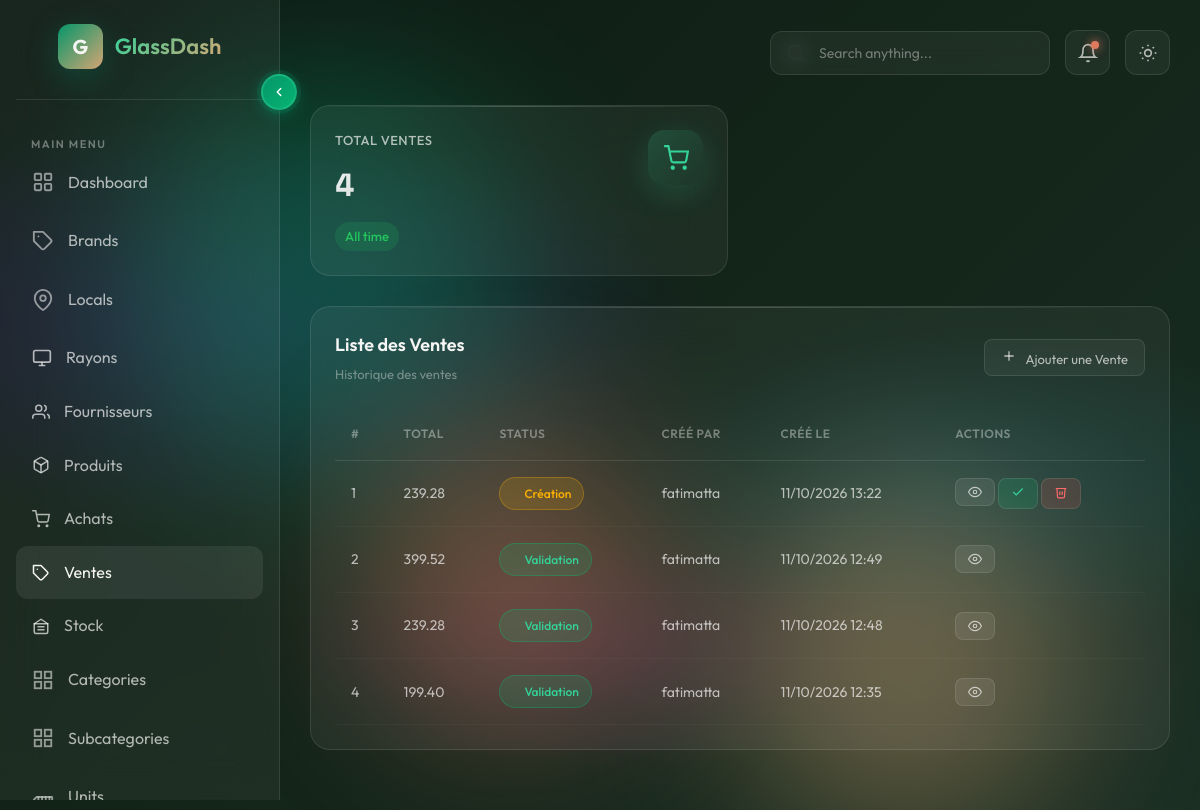
Screenshot of /vente/ (signed in) with the database file from the repository.
### myapp/models.py (models this page shows, shortened)
class SoftDeleteModel(models.Model):
    deleted_at = models.DateTimeField(null=True, blank=True)
    objects = SoftDeleteManager()      # default: excludes deleted
    all_objects = models.Manager()     # explicit: includes deleted
    class Meta:
        abstract = True

class Vente(SoftDeleteModel):
    STATUS_CHOICES = [
        ('creation', 'Création'),
        ('validation', 'Validation'),
    ]
    total  = models.DecimalField(max_digits=10, decimal_places=2, default=0)
    status = models.CharField(max_length=20, choices=STATUS_CHOICES, default='creation')
    user   = models.ForeignKey(
        settings.AUTH_USER_MODEL, on_delete=models.CASCADE, related_name='ventes'
    )
    created_at = models.DateTimeField(auto_now_add=True)
    updated_at = models.DateTimeField(auto_now=True)
    history = HistoricalRecords()
    class Meta:
        ordering = ['-created_at']
        permissions = [
            ('can_validate_vente', 'Can validate a vente (decreases stock)'),
        ]

class User(AbstractUser):
    LANGUAGE_CHOICES = [
        ('en', 'English'),
        ('fr', 'French'),
        ('ar', 'Arabic'),
    ]
    shop_name = models.CharField(max_length=100, blank=True)
    language  = models.CharField(
        max_length=10,
        choices=LANGUAGE_CHOICES,
        default='en'
    )
    history = HistoricalRecords()
    class Meta:
        permissions = [
            ('can_view_analytics',  'Can view the analytics dashboard'),
            ('can_export_users',    'Can export the users list'),
            ('can_manage_settings', 'Can change application settings'),
            ('can_publish_post',    'Can publish posts/announcements'),
        ]

### myapp/views.py (the view)
# urls.py: path('vente/', views.vente_create, name='vente_create'),
@login_required
def vente_create(request):
    ventes = Vente.objects.select_related('user').order_by('-created_at')
    return render(request, 'vente.html', {
        'ventes': ventes,
        'can_validate': can_validate_vente(request.user),
    })

### myapp/models.py (called while the page is built)
    def get_queryset(self):
        return SoftDeleteQuerySet(self.model, using=self._db).filter(deleted_at__isnull=True)

### myapp/views.py (called while the page is built)
def can_validate_vente(user):
    return user.is_active and (
        user.is_superuser or
        user.has_perm('myapp.can_validate_vente')
    )

### myapp/templates/vente.html (shortened to what this page needs)
{% extends "base.html" %}
{% load static %}
{% load i18n %}
{% block content %}
<section class="stats-grid">
    <div class="glass-card glass-card-3d stat-card">
        <div class="stat-card-inner">
            <div class="stat-info">
                <h3>{% trans "Total Ventes" %}</h3>
                <div class="stat-value">{{ ventes|length }}</div>
                <span class="stat-change positive">{% trans "All time" %}</span>
            </div>
            <div class="stat-icon cyan">
                <svg viewBox="0 0 24 24" fill="none" stroke="var(--emerald-light)" stroke-width="2">
                    <circle cx="9" cy="21" r="1"/><circle cx="20" cy="21" r="1"/>
                    <path d="M1 1h4l2.68 13.39a2 2 0 0 0 2 1.61h9.72a2 2 0 0 0 2-1.61L23 6H6"/>
                </svg>
            </div>
        </div>
    </div>
</section>
<section class="content-grid" style="grid-template-columns: 1fr;">
    <div class="glass-card table-card">
        <div class="card-header">
            <div>
                <h2 class="card-title">{% trans "Liste des Ventes" %}</h2>
                <p class="card-subtitle">{% trans "Historique des ventes" %}</p>
            </div>
            <div class="card-actions">
                <button class="card-btn" onclick="openVenteModal()">
                    <svg width="16" height="16" viewBox="0 0 24 24" fill="none" stroke="currentColor"
                         stroke-width="2" style="margin-right: 6px;">
                        <line x1="12" y1="5" x2="12" y2="19"/>
                        <line x1="5" y1="12" x2="19" y2="12"/>
                    </svg>
                    {% trans "Ajouter une Vente" %}
                </button>
            </div>
        </div>
        <div class="table-wrapper">
            <table class="data-table">
                <thead>
                    <tr>
                        <th>#</th>
                        <th>{% trans "Total" %}</th>
                        <th>{% trans "Status" %}</th>
                        <th>{% trans "Créé par" %}</th>
                        <th>{% trans "Créé le" %}</th>
                        <th>{% trans "Actions" %}</th>
                    </tr>
                </thead>
                <tbody>
                    {% for vente in ventes %}
                    <tr>
                        <td>{{ forloop.counter }}</td>
                        <td>{{ vente.total }}</td>
                        <td>
                            <span class="status-badge
                                {% if vente.status == 'creation' %}status-creation{% else %}status-validation{% endif %}">
                                {{ vente.get_status_display }}
                            </span>
                        </td>
                        <td>{{ vente.user.shop_name|default:vente.user.username }}</td>
                        <td>{{ vente.created_at|date:"d/m/Y H:i" }}</td>
                        <td>
                             <a href="{% url 'vente_detail' vente.pk %}" class="card-btn"
                                style="padding: 6px 12px; text-decoration: none; display: inline-flex; align-items: center;
                                        background: rgba(255,255,255,0.08);"
                                title="{% trans 'Détails' %}">
                                    <svg width="14" height="14" viewBox="0 0 24 24" fill="none" stroke="currentColor" stroke-width="2">
                                        <path d="M1 12s4-8 11-8 11 8 11 8-4 8-11 8-11-8-11-8z"/>
                                        <circle cx="12" cy="12" r="3"/>
                                    </svg>
                                </a>
                            {% if vente.status != 'validation' %}
                                {% if can_validate %}
                                <button type="button" class="card-btn"
                                    style="padding: 6px 12px; background: rgba(0,200,120,0.15); color: var(--emerald-light);"
                                    data-validate-url="{% url 'vente_validate' vente.pk %}"
                                    onclick="validateVente(this)"
                                    title="{% trans 'Valider la vente' %}">
                                    <svg width="14" height="14" viewBox="0 0 24 24" fill="none" stroke="currentColor" stroke-width="2">
                                        <polyline points="20 6 9 17 4 12"/>
                                    </svg>
                                </button>
                                {% endif %}
                                <button class="card-btn"
                                        style="padding: 6px 12px; background: rgba(255,80,80,0.15); color: #ff6b6b;"
                                        data-id="{{ vente.pk }}"
                                        data-delete-url="{% url 'vente_delete' vente.pk %}"
                                        onclick="openDeleteVenteModal(this)"
                                        title="{% trans 'Supprimer' %}">
                                    <svg width="14" height="14" viewBox="0 0 24 24" fill="none" stroke="currentColor" stroke-width="2">
                                        <polyline points="3 6 5 6 21 6"/>
                                        <path d="M19 6l-1 14a2 2 0 0 1-2 2H8a2 2 0 0 1-2-2L5 6"/>
                                        <path d="M10 11v6"/><path d="M14 11v6"/>
                                    </svg>
                                </button>
                            {% endif %}
                        </td>
                    </tr>
                    {% empty %}
                    <tr>
                        <td colspan="6" style="text-align: center; opacity: 0.6;">
                            {% trans "Aucune vente pour le moment." %}
                        </td>
                    </tr>
                    {% endfor %}
                </tbody>
            </table>
        </div>
    </div>
</section>
{% endblock %}

### myapp/templates/vente.html (style rules this page uses)
.status-creation { background: rgba(255, 180, 0, 0.15); color: #ffb400; border: 1px solid rgba(255,180,0,0.3); }
.status-validation { background: rgba(0, 200, 120, 0.15); color: var(--emerald-light); border: 1px solid rgba(0,200,120,0.3); }

### rows the page displays
Vente: total "239.28", status "Création", user.shop_name "fatimatta", created_at "11/10/2026 13:22"
Vente: total "399.52", status "Validation", user.shop_name "fatimatta", created_at "11/10/2026 12:49"
Vente: total "239.28", status "Validation", user.shop_name "fatimatta", created_at "11/10/2026 12:48"
Vente: total "199.40", status "Validation", user.shop_name "fatimatta", created_at "11/10/2026 12:35"

### other values shown
{{ ventes|length }} "4"
